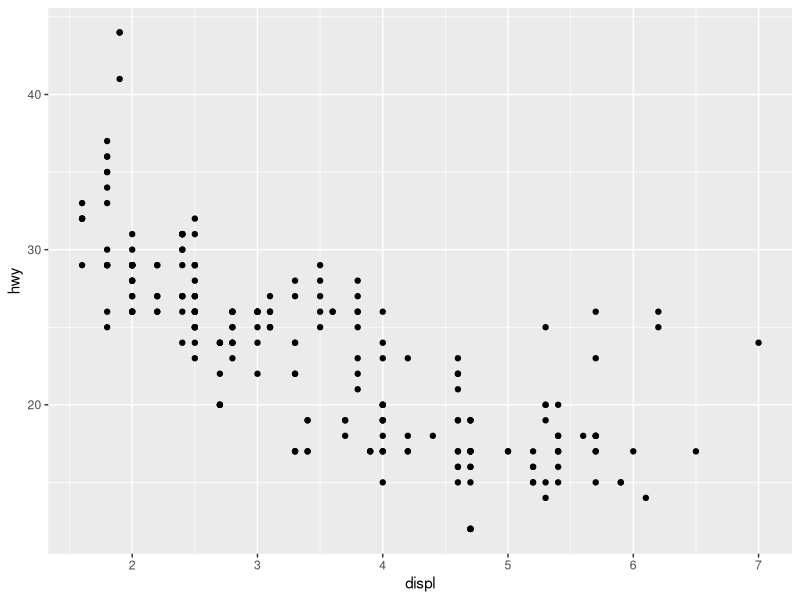
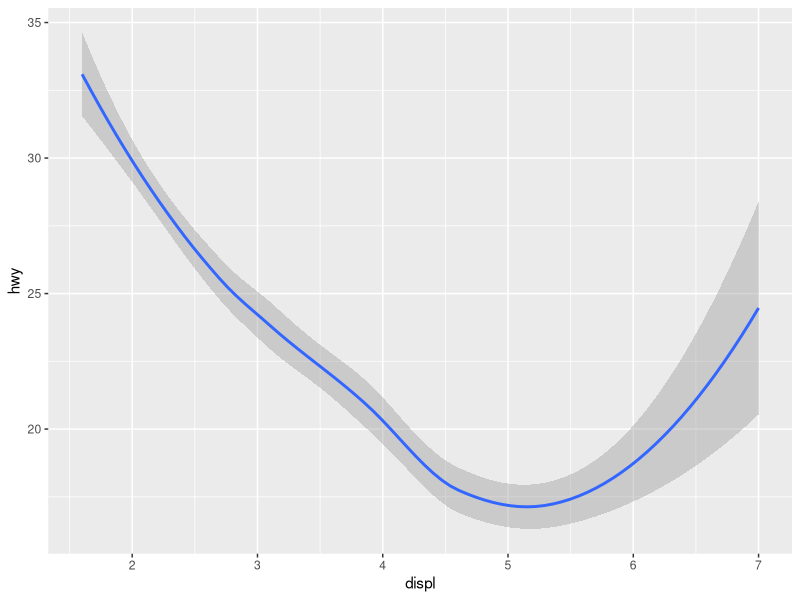
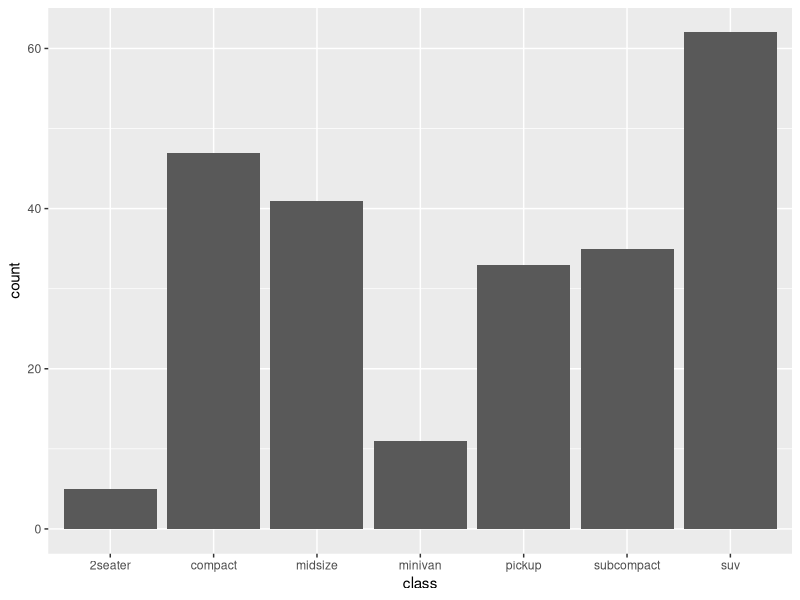
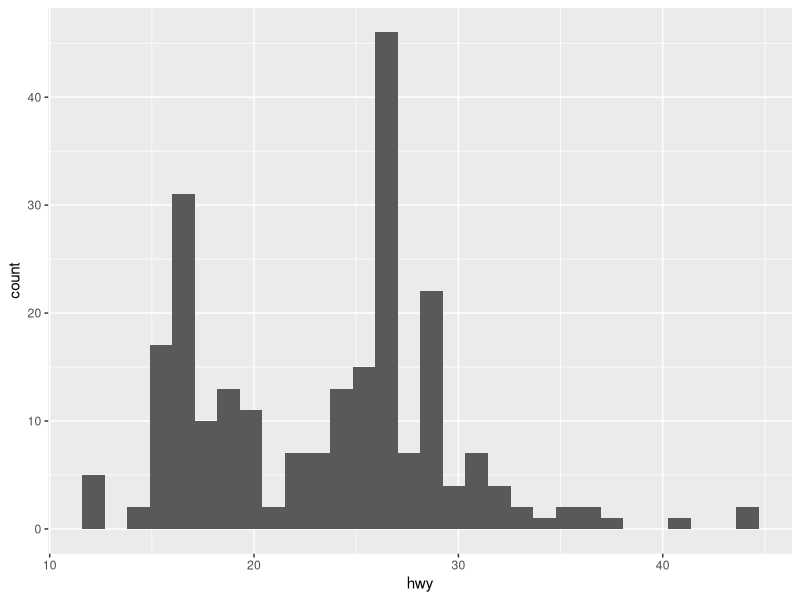
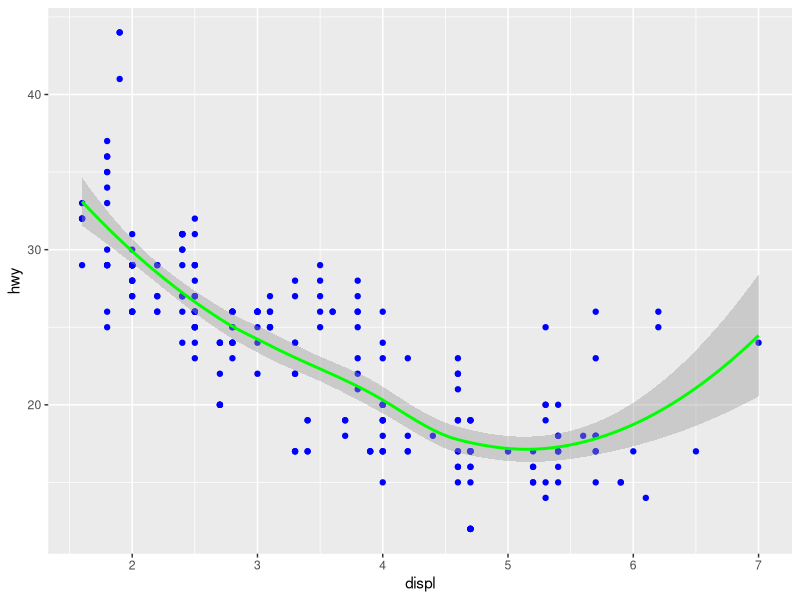

Reproduce these figures in R, in order.
library(ggplot2)

ggplot(mpg, aes(x = displ, y = hwy)) +
    geom_point()

ggplot(mpg, aes(x = displ, y = hwy)) +
    geom_smooth()

ggplot(mpg, aes(x = class)) +
    geom_bar()

ggplot(mpg, aes(x = hwy)) +
    geom_histogram()


ggplot(mpg, aes(x = displ, y = hwy)) +
    geom_point(color = "blue") +
    geom_smooth(color = "green")